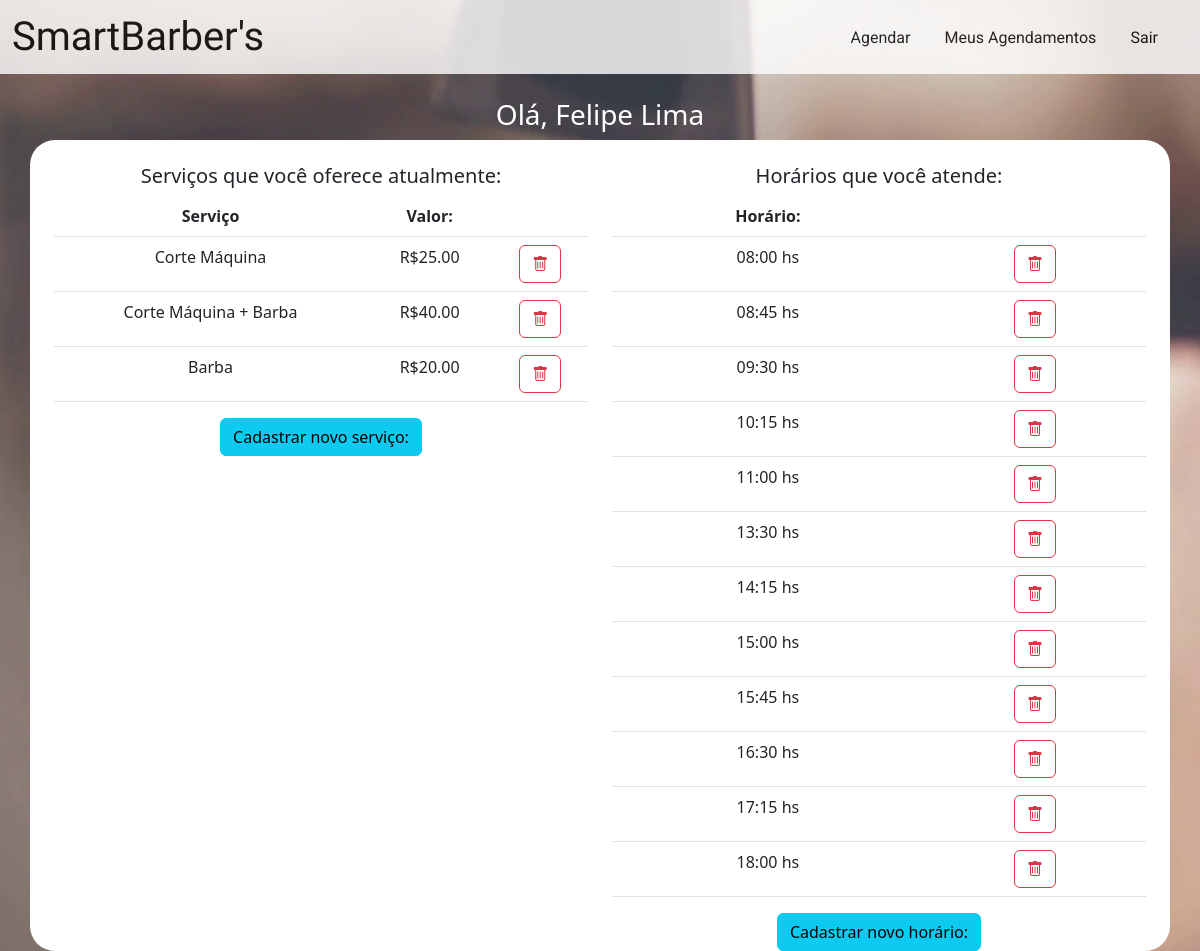
The page /core/barbeiro/ (signed in) on the database its author committed.
### core/models.py (models this page shows, shortened)
class Servicos(models.Model):
    id = models.AutoField(primary_key=True)
    servicos = models.CharField(max_length=100, verbose_name='servicos')
    valor = models.DecimalField(max_digits=6, decimal_places=2, default=0)

class Horarios(models.Model):
    id = models.AutoField(primary_key=True)
    horarios = models.CharField(max_length=12, verbose_name='horarios')

### core/views.py (the view)
# urls.py: path('barbeiro/', views.barbeiro, name="barbeiro"),
@login_required
def barbeiro(request):
    varServicos = Servicos.objects.all()
    varHorarios = Horarios.objects.all()
    varAgendamentos = Agendamento.objects.all()
    return render(request, "barbeiro.html", {"servicos" : varServicos , "horarios" : varHorarios, "agendamentos" : varAgendamentos})

### core/templates/barbeiro.html (shortened to what this page needs)
{% extends 'template_base.html' %}
{% block conteudo %}
<br>
<h3 style="color: white;">Olá, {{user.first_name}}</h3>
<div class="container" style="display: flex;" id="container_barbeiro"><br>
    <div class="container"><br>
        <h5>Serviços que você oferece atualmente:</h5>
        <table class="table" id="servicos_table">
            <thead>
                <tr>
                    <th scope="col">Serviço</th>
                    <th scope="col">Valor:</th>
                    <th scope="col"></th>
                </tr>
            </thead>
            <tbody>
                {% for servico in servicos %}
                <tr>
                    <td> {{ servico.servicos }} </td>
                    <td> R${{ servico.valor }} </td>
                    <td>
                        <a href="{% url 'deletar_servico' servico.id %}">
                            <button type="button" class="btn btn-outline-danger"><i class="bi bi-trash"></i></button>
                        </a>
                    </td>
                </tr>
                {% endfor %}
            </tbody>
        </table>
        <button type="button" class="btn btn-info btn-md" data-toggle="modal" data-target="#myModal">Cadastrar novo
            serviço:</button>
        <br><br>
    </div>
    <div class="container"><br>
        <h5>Horários que você atende:</h5>
        <table class="table" id="horarios_table">
            <thead>
                <tr>
                    <th scope="col">Horário:</th>
                    <th scope="col"></th>
                </tr>
            </thead>
            <tbody>
                {% for horario in horarios %}
                <tr>
                    <td> {{ horario.horarios }} hs</td>
                    <td>
                        <a href="{% url 'deletar_horario' horario.id %}">
                            <button type="button" class="btn btn-outline-danger"><i class="bi bi-trash"></i></button>
                        </a>
                    </td>
                </tr>
                {% endfor %}
            </tbody>
        </table>
        <button type="button" class="btn btn-info btn-md" data-toggle="modal" data-target="#Modal_Horario">Cadastrar
            novo
            horário:</button>
    </div>
</div>
{% endblock %}

### core/static/css/style.css (style rules this page uses)
body { background-image:url("../img/fundo_paginaInicial.png"); background-repeat: no-repeat; background-size: 100% 100%; }
html { height: 100%; text-align: center; }
#container_barbeiro { background-color: rgba(255,255,255, 1); border-radius: 25px; }

### rows shown on the page
Servicos: servicos "Corte Máquina", valor "25.00"
Servicos: servicos "Corte Máquina + Barba", valor "40.00"
Servicos: servicos "Barba", valor "20.00"
Horarios: horarios "08:00"
Horarios: horarios "08:45"
Horarios: horarios "09:30"
Horarios: horarios "10:15"
Horarios: horarios "11:00"
Horarios: horarios "13:30"
Horarios: horarios "14:15"
Horarios: horarios "15:00"
Horarios: horarios "15:45"
Horarios: horarios "16:30"
Horarios: horarios "17:15"
Horarios: horarios "18:00"

### other values the page prints
{{ user.first_name }} "Felipe Lima"
